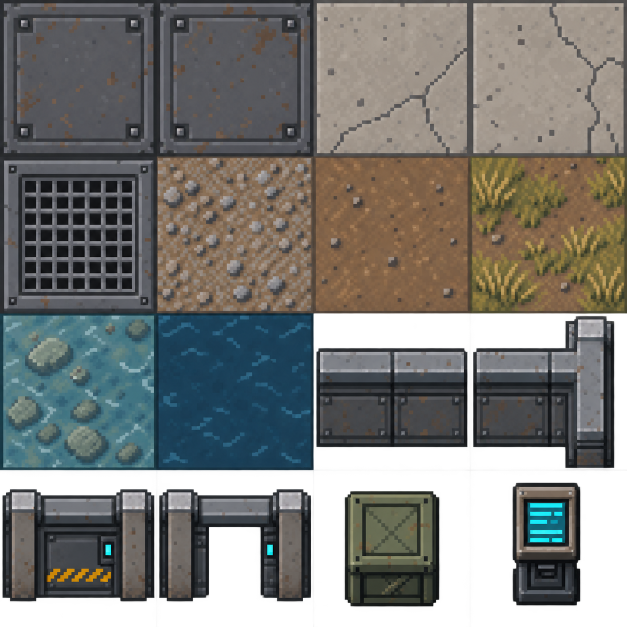
#> input picture artifacts/textures-lot1-review-2026-10-01/atlas-source.png, 1254 x 1254 px, given in place of sols-32-review-v1.png, which was not available (shown at 1/2 size)
$ python build_terrain_reference.py
#> lines starting #> are read from the running program, lines starting #| are printed output that depends on the picture; pictures that were not available may be replaced by others from this repository, and a replacement may not be noted
"""Package the accepted terrain sheets for the existing game's 32px renderer."""
import argparse
import io
import json
from pathlib import Path

from PIL import Image

ROOT = Path(__file__).resolve().parents[2]
SOURCE = ROOT / "artifacts/sprites-cyberpunk-crawl-review-2026-10-04"
OUTPUT = ROOT / "assets/sprites/cyberpunk"


def cell(source, column, row, columns, rows):
    # Match decor.js from the original review, including its separator inset.
    w, h = source.width / columns, source.height / rows
    bounds = (column * w + 3, row * h + 3,
              (column + 1) * w - 3, (row + 1) * h - 3)
    return source.resize((32, 32), Image.Resampling.NEAREST, box=bounds)


def main():
    parser = argparse.ArgumentParser(description=__doc__)
    parser.add_argument("--check", action="store_true")
    args = parser.parse_args()
    floors = Image.open(SOURCE / "sols-32-review-v1.png").convert("RGBA")
#> floors is the input picture: PIL image 1254x1254 RGBA; mean R, G, B, A 78.9, 79.2, 75.7, 208.2
    walls = Image.open(SOURCE / "murs-32-review-v1.png").convert("RGBA")
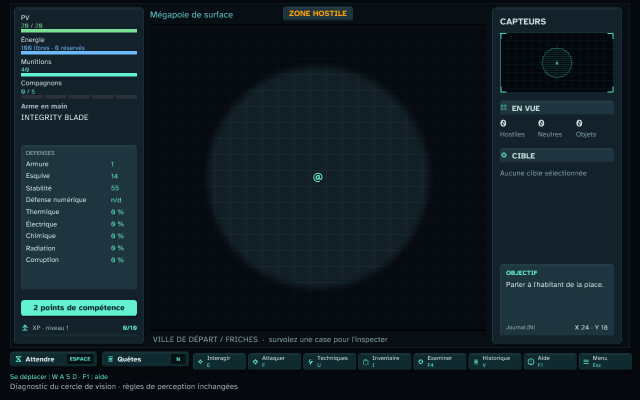
#> input picture artifacts/correction-vision-2026-10-02/corrige-memoire/cold-start.png, 1280 x 800 px, given in place of murs-32-review-v1.png, which was not available (shown at 1/2 size)
#> walls is the input picture: PIL image 1280x800 RGBA; mean R, G, B, A 16.8, 29.7, 35.9, 255
    tiles = [cell(floors, c, r, 4, 4) for r in range(4) for c in range(4)]
#> in cell (call 16), `bounds = (column * w + 3, row * h + 3, (column + 1) * w - 3, (row + 1)..`: bounds = (943.5, 943.5, 1251, 1251)
#> in cell (call 16), `return source.resize((32, 32), Image.Resampling.NEAREST, box=bounds)`:
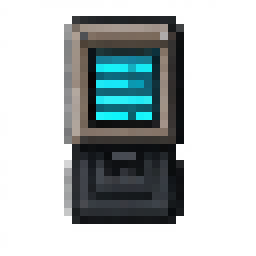
#> returned value: PIL image 32x32 RGBA (shown 8 times larger); mean R, G, B, A 18.9, 26.4, 27.2, 91.3; transparent parts drawn white
#> tiles = 16 items
    tiles += [cell(walls, c, r, 2, 2) for r in range(2) for c in range(2)]
#> in cell (call 17), `return source.resize((32, 32), Image.Resampling.NEAREST, box=bounds)`:
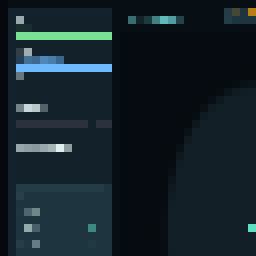
#> returned value: PIL image 32x32 RGBA (shown 8 times larger); mean R, G, B, A 20.3, 34.2, 41.2, 255
#> in cell (call 18), `bounds = (column * w + 3, row * h + 3, (column + 1) * w - 3, (row + 1)..`: bounds = (643, 3, 1277, 397)
#> in cell (call 18), `return source.resize((32, 32), Image.Resampling.NEAREST, box=bounds)`:
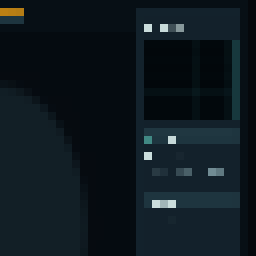
#> returned value: PIL image 32x32 RGBA (shown 8 times larger); mean R, G, B, A 14.2, 24.6, 30.9, 255
#> in cell (call 19), `bounds = (column * w + 3, row * h + 3, (column + 1) * w - 3, (row + 1)..`: bounds = (3, 403, 637, 797)
#> in cell (call 19), `return source.resize((32, 32), Image.Resampling.NEAREST, box=bounds)`:
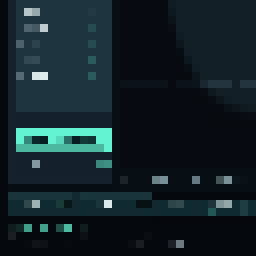
#> returned value: PIL image 32x32 RGBA (shown 8 times larger); mean R, G, B, A 18.6, 34.5, 39.6, 255
#> in cell (call 20), `bounds = (column * w + 3, row * h + 3, (column + 1) * w - 3, (row + 1)..`: bounds = (643, 403, 1277, 797)
#> in cell (call 20), `return source.resize((32, 32), Image.Resampling.NEAREST, box=bounds)`:
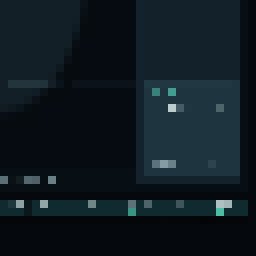
#> returned value: PIL image 32x32 RGBA (shown 8 times larger); mean R, G, B, A 14.8, 26.2, 32.6, 255
#> tiles = 20 items
    atlas = Image.new("RGBA", (32 * len(tiles), 32))
#> atlas: PIL image 640x32 RGBA; every value is 0
    for i, tile in enumerate(tiles):
        atlas.paste(tile, (i * 32, 0))
#> this loop made 20 passes
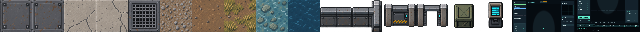
#> atlas: PIL image 640x32 RGBA; mean R, G, B, A 68.3, 71, 69.3, 219.6; transparent parts drawn white
    png = io.BytesIO()
    atlas.save(png, format="PNG")
    sources = json.dumps({
        "sources": ["sols-32-review-v1.png", "murs-32-review-v1.png"],
        "tile_size": 32, "floor_variants": 16, "wall_materials": 4,
        "purpose": "accepted materials for existing decor; no map or loot changes",
        "source_type": "existing concept sheets sampled as in decor.js",
    }, ensure_ascii=False, indent=2) + "\n"
    outputs = {
        "terrain-materials-32.png": png.getvalue(),
        "terrain-materials-sources.json": sources.encode("utf-8"),
    }
    if args.check:
        for name, data in outputs.items():
            if not (OUTPUT / name).is_file() or (OUTPUT / name).read_bytes() != data:
                raise SystemExit(f"Terrain asset differs: {name}")
        print("20 terrain tiles: reproducible assets verified")
    else:
        OUTPUT.mkdir(parents=True, exist_ok=True)
        for name, data in outputs.items():
            (OUTPUT / name).write_bytes(data)
        print("20 accepted terrain tiles packaged")


if __name__ == "__main__":
    main()
